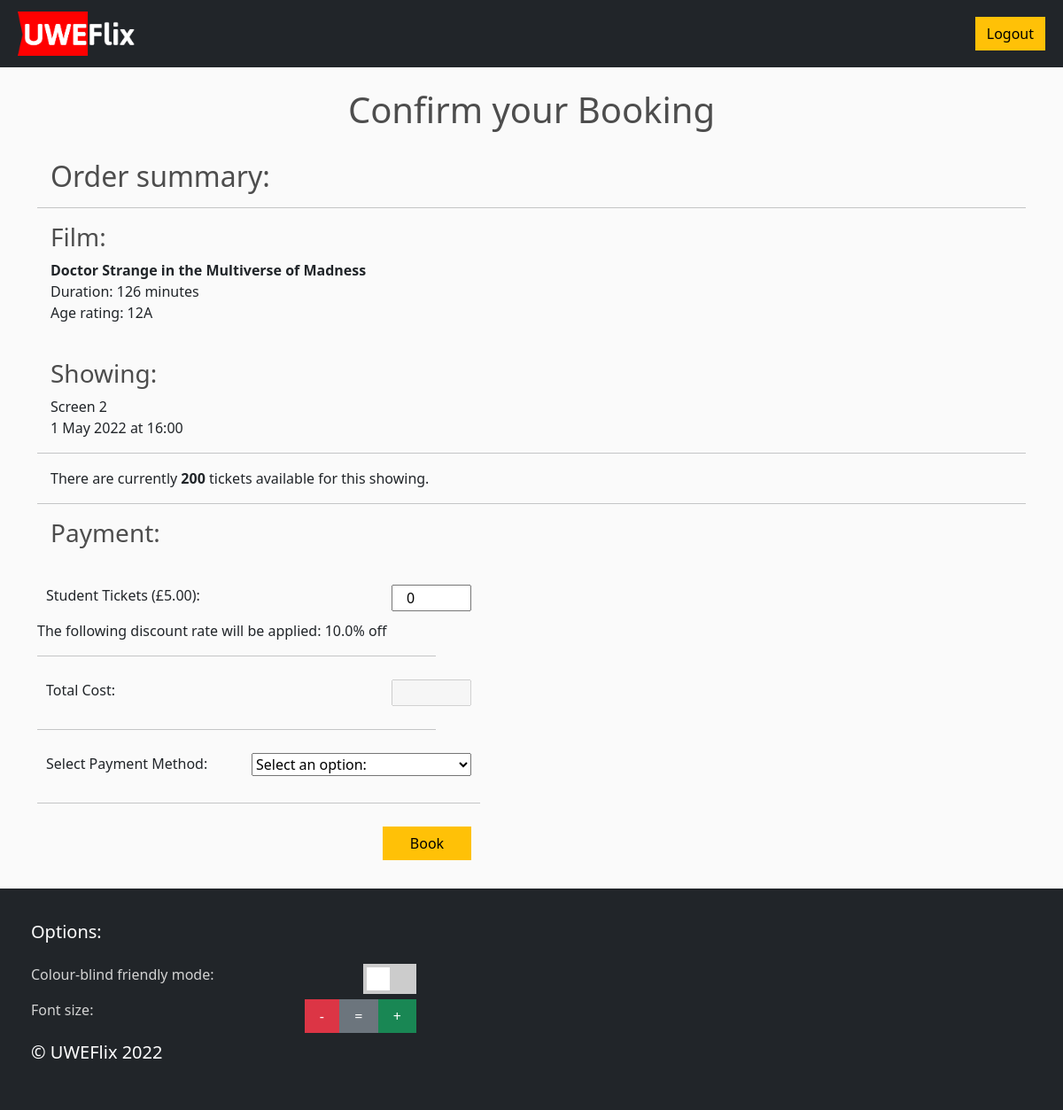
The page /rep_payment/4/ (signed in) on the database as committed earlier.
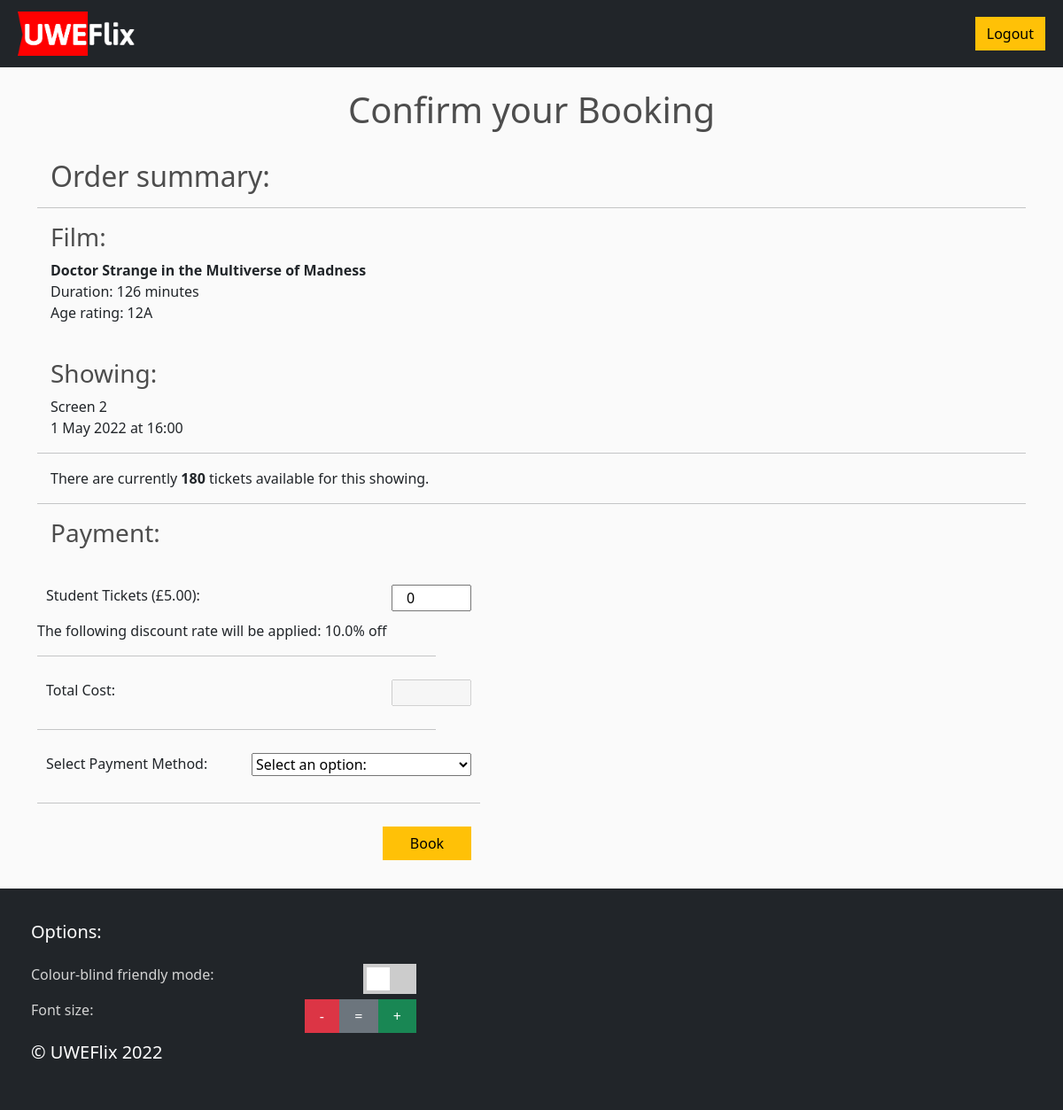
The same page on the database as committed later.
### uweflix/models.py (models this page shows, shortened)
class Showing(models.Model):
    screen = models.ForeignKey(Screen, default=1, on_delete=models.CASCADE)
    film = models.ForeignKey(Film,on_delete=models.CASCADE)
    time = models.DateTimeField()
    remaining_tickets = models.IntegerField(default=150)  # NEEDS TO BE ASSIGNED TO THE SCREEN CAPACITY SOMEHOW!
    def getShowing(id):#READ
        try:
            showing = Showing.objects.get(id=id)
            return showing
        except:
            print("No showinf exists with that showing ID.")

class Film(models.Model):
    title = models.CharField(max_length=100)
    age_rating = models.CharField(max_length=3)
    """Age Ratings:
        - U
        - PG
        - 12
        - 12A
        - 15
        - 18"""
    duration = models.CharField(max_length=3)
    trailer_desc = models.CharField(max_length=500)
    image = models.ImageField(default="placeholder.png")

class Screen(models.Model):
    capacity = models.IntegerField()
    apply_covid_restrictions =  models.BooleanField(null=True)

### uweflix/views.py (the view, shortened to what this page needs)
# urls.py: path("rep_payment/<int:showing>/", views.rep_payment, name="rep_payment"),
def rep_payment(request, showing):
    showing = Showing.getShowing(id=showing)
    form = RepPaymentForm()
    rep = ClubRep.objects.get(user_id=request.session["user_id"])
    discountRate = 100-(rep.club.discount_rate * 100)
    adult,student,child=Prices.getCurrentPrices()
    context = {
        "showing": showing,
        "form": form,
        "discount_rate": discountRate,
        "student_price" : student
    }
    return render(request, 'uweflix/rep_payment.html', context)

### uweflix/forms.py (shortened to what this page needs)
class RepPaymentForm(forms.Form):
    rep_student_tickets = forms.IntegerField(validators=[
        MaxValueValidator(100),
        MinValueValidator(10)
    ],required=False, initial=0)
    total_cost=forms.FloatField(label="Total Cost: ", disabled=True, required=False)
    payment_choices = [(None, 'Select an option:'),
                    ('credit', 'Club Reps: Pay with Credit'),
                    ('tab', 'Club Reps: Add to monthly bill')]
    payment_options = forms.ChoiceField(choices=payment_choices, widget=forms.Select(attrs={}))

### uweflix/models.py (called while the page is built)
    def getCurrentPrices():
        currentPrices = Prices.objects.last()
        return currentPrices.adult, currentPrices.student, currentPrices.child

### uweflix/templates/uweflix/rep_payment.html (shortened to what this page needs)
{% extends "uweflix/layout.html" %}
{% load static %}
{% block content %}
<br/>
<h1>Confirm your Booking</h1>
<br/>
<body>
    <h2>Order summary:</h2>
    <hr/>
    <h3>Film:</h3>
        <p>
           <b>{{ showing.film.title }}</b><br/>
           Duration: {{ showing.film.duration }} minutes<br/>
           Age rating: {{ showing.film.age_rating }}
        </p>
        <br/>
        <h3>Showing:</h3>
        <p>Screen {{ showing.screen.id }}<br/>{{ showing.time | date:'j M Y' }} at {{ showing.time | time:'G:i'}}</p>
        <hr/>
        <p>There are currently <b>{{ showing.remaining_tickets }}</b> tickets available for this showing.</p>
        <hr/>
    <div class="form">
        <form id="payment-form" action="{% url 'rep_payment' showing.pk %}" method="POST" autocomplete="off">
            <h3>Payment:</h3>
            <div class="form-area">
                <br/>
                <div class="form-group">
                    Student Tickets (£<span id="rep_payment_student_price">{{ student_price | floatformat:2 }}</span>): {{ form.rep_student_tickets }}
                </div>
                <br/>
                The following discount rate will be applied:
                <span id="discount_rate">{{ discount_rate }}</span>% off
                <hr/>
                <div class="form-group">
                    Total Cost: {{ form.total_cost }}
                </div>
                <hr/>
                <div class="form-group">
                    Select Payment Method: {{ form.payment_options }}
                </div>
            </div>
            <hr/>
            <div class="form-group">
                <input id="confirm-btn" class="btn btn-warning" type="submit" value="Book">
            </div>
        </form>
    </div>
</body>
{% endblock %}

Rows that differ between the two databases and show on the page:
changed Showing "Doctor Strange in the Multiverse of Madness": remaining_tickets "200" → "180"
